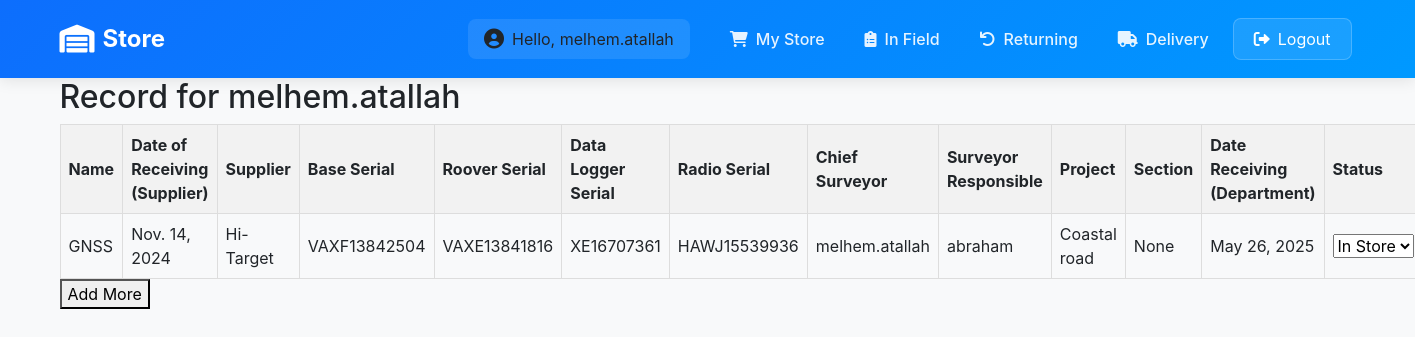
Before: /inventory/equipment/ (signed in) with the older database file.
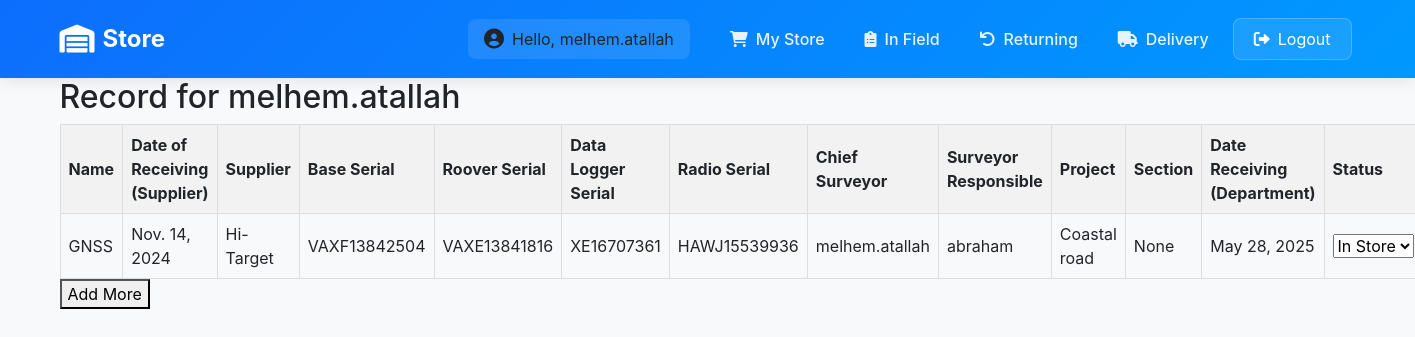
After: the same page with the newer database file.
### inventory/models.py (models this page shows, shortened)
class EquipmentsInSurvey(models.Model):
    name = models.CharField(max_length=100)
    date_of_receiving_from_supplier = models.DateField()
    supplier = models.CharField(max_length=20)
    base_serial = models.CharField(max_length=100)
    roover_serial = models.CharField(max_length=100)
    condition = models.CharField(max_length=10, choices=[("Good", "Good"), ("Bad", "Bad")], default="Good")
    data_logger_serial = models.CharField(max_length=100)
    radio_serial = models.CharField(max_length=100)
    chief_surveyor = models.ForeignKey(User, on_delete=models.CASCADE, null=True, blank=True)
    surveyor_responsible = models.CharField(max_length=100, null=True)
    project = models.CharField(max_length=20, blank=True)
    section = models.CharField(max_length=100, null=True, blank=True)
    date_receiving_from_department = models.DateField()
    status = models.CharField(choices=[('In Store', 'In Store'), ('In Field', 'In Field'), ('With Chief Surveyor', 'With Chief Surveyor'), ('Returning', 'Returning'), ('Delivering', 'Delivering')], max_length=100, default='In Store')
    delivery_status = models.CharField(max_length=10, choices=[('Delivered', 'Delivered'), ('Delivering', 'Delivering'), ('Cancelled', 'Cancelled')], null=True, blank=True)

### inventory/views.py (the view)
# urls.py: path('equipment/', views.equipment, name='equipment'),
def equipment(request):
    user = request.user
    data = EquipmentsInSurvey.objects.filter(chief_surveyor=user)
    return render(request, 'equipments/equipments.html', {'form': Survey, 'data': data})

### inventory/context_processors.py (called while the page is built)
def is_admin(request):
    return {'is_admin': request.user.is_authenticated and request.user.is_superuser}

### inventory/templates/equipments/equipments.html (shortened to what this page needs)
{% extends 'base/base_dashboard.html' %}
{% block content %}
<h2>Record for {{ request.user }}</h2>
<table>
    <thead>
        <tr>
            <th>Name</th>
            <th>Date of Receiving (Supplier)</th>
            <th>Supplier</th>
            <th>Base Serial</th>
            <th>Roover Serial</th>
            <th>Data Logger Serial</th>
            <th>Radio Serial</th>
            <th>Chief Surveyor</th>
            <th>Surveyor Responsible</th>
            <th>Project</th>
            <th>Section</th>
            <th>Date Receiving (Department)</th>
            <th>Status</th>
        </tr>
    </thead>
    <tbody>
        {% for info in data %}
        <tr>
            <td>{{info.name}}</td>
            <td>{{info.date_of_receiving_from_supplier}}</td>
            <td>{{info.supplier}}</td>
            <td>{{info.base_serial}}</td>
            <td>{{info.roover_serial}}</td>
            <td>{{info.data_logger_serial}}</td>
            <td>{{info.radio_serial}}</td>
            <td>{{info.chief_surveyor}}</td>
            <td>{{info.surveyor_responsible}}</td>
            <td>{{info.project}}</td>
            <td>{{info.section}}</td>
            <td>{{info.date_receiving_from_department}}</td>
            <td><select name="" id="">
                <option value="">In Store</option>
            </select></td>
        </tr>
        {% endfor %}
    </tbody>
</table>
<button onclick="addRow()">Add More</button>
{% endblock %}

Changed rows visible on the page:
changed EquipmentsInSurvey "GNSS": date_receiving_from_department "May 26, 2025" → "May 28, 2025"
